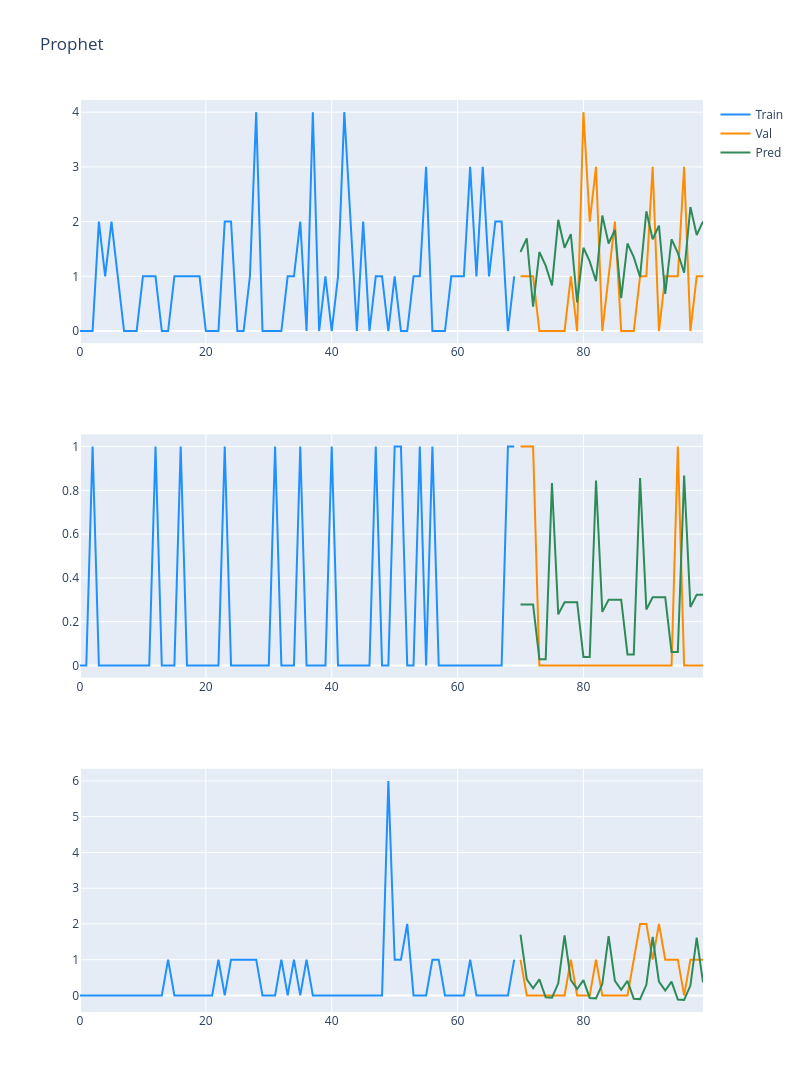

Notebook cell for this chart:
### Code cell
pred_1 = predictions[0]
pred_2 = predictions[1]
pred_3 = predictions[2]

fig = make_subplots(rows=3, cols=1)

fig.add_trace(
    go.Scatter(x=np.arange(70), mode='lines', y=train_dataset.loc[0].values, marker=dict(color="dodgerblue"),
               name="Train"),
    row=1, col=1
)

fig.add_trace(
    go.Scatter(x=np.arange(70, 100), y=val_dataset.loc[0].values, mode='lines', marker=dict(color="darkorange"),
               name="Val"),
    row=1, col=1
)
fig.add_trace(
    go.Scatter(x=np.arange(70, 100), y=pred_1, mode='lines', marker=dict(color="seagreen"),
               name="Pred"),
    row=1, col=1
)

fig.add_trace(
    go.Scatter(x=np.arange(70), mode='lines', y=train_dataset.loc[1].values, marker=dict(color="dodgerblue"), showlegend=False),
    row=2, col=1
)

fig.add_trace(
    go.Scatter(x=np.arange(70, 100), y=val_dataset.loc[1].values, mode='lines', marker=dict(color="darkorange"), showlegend=False),
    row=2, col=1
)

fig.add_trace(
    go.Scatter(x=np.arange(70, 100), y=pred_2, mode='lines', marker=dict(color="seagreen"), showlegend=False,
               name="Denoised signal"),
    row=2, col=1
)
fig.add_trace(
    go.Scatter(x=np.arange(70), mode='lines', y=train_dataset.loc[2].values, marker=dict(color="dodgerblue"), showlegend=False),
    row=3, col=1
)

fig.add_trace(
    go.Scatter(x=np.arange(70, 100), y=val_dataset.loc[2].values, mode='lines', marker=dict(color="darkorange"), showlegend=False),
    row=3, col=1
)

fig.add_trace(
    go.Scatter(x=np.arange(70, 100), y=pred_3, mode='lines', marker=dict(color="seagreen"), showlegend=False,
               name="Denoised signal"),
    row=3, col=1
)

fig.update_layout(height=1200, width=800, title_text="Prophet")
fig.show()

### Figure 1 — Plotly figure (JSON) as saved in the notebook; plotly's stock layout.template omitted (floating-point values rounded to 4 significant figures)
{"data": [{"marker": {"color": "dodgerblue"}, "mode": "lines", "name": "Train", "type": "scatter", "x": [0, 1, 2, 3, 4, 5, 6, 7, 8, 9, 10, 11, 12, 13, 14, 15, 16, 17, 18, 19, 20, 21, 22, 23, 24, 25, 26, 27, 28, 29, 30, 31, 32, 33, 34, 35, 36, 37, 38, 39, 40, 41, 42, 43, 44, 45, 46, 47, 48, 49, 50, 51, 52, 53, 54, 55, 56, 57, 58, 59, 60, 61, 62, 63, 64, 65, 66, 67, 68, 69], "xaxis": "x", "y": [0, 0, 0, 2, 1, 2, 1, 0, 0, 0, 1, 1, 1, 0, 0, 1, 1, 1, 1, 1, 0, 0, 0, 2, 2, 0, 0, 1, 4, 0, 0, 0, 0, 1, 1, 2, 0, 4, 0, 1, 0, 1, 4, 2, 0, 2, 0, 1, 1, 0, 1, 0, 0, 1, 1, 3, 0, 0, 0, 1, 1, 1, 3, 1, 3, 1, 2, 2, 0, 1], "yaxis": "y"}, {"marker": {"color": "darkorange"}, "mode": "lines", "name": "Val", "type": "scatter", "x": [70, 71, 72, 73, 74, 75, 76, 77, 78, 79, 80, 81, 82, 83, 84, 85, 86, 87, 88, 89, 90, 91, 92, 93, 94, 95, 96, 97, 98, 99], "xaxis": "x", "y": [1, 1, 1, 0, 0, 0, 0, 0, 1, 0, 4, 2, 3, 0, 1, 2, 0, 0, 0, 1, 1, 3, 0, 1, 1, 1, 3, 0, 1, 1], "yaxis": "y"}, {"marker": {"color": "seagreen"}, "mode": "lines", "name": "Pred", "type": "scatter", "x": [70, 71, 72, 73, 74, 75, 76, 77, 78, 79, 80, 81, 82, 83, 84, 85, 86, 87, 88, 89, 90, 91, 92, 93, 94, 95, 96, 97, 98, 99], "xaxis": "x", "y": [1.444, 1.694, 0.4443, 1.444, 1.194, 0.8332, 2.033, 1.522, 1.772, 0.5221, 1.522, 1.272, 0.9109, 2.111, 1.6, 1.85, 0.5998, 1.6, 1.35, 0.9886, 2.189, 1.677, 1.927, 0.6775, 1.677, 1.427, 1.066, 2.266, 1.755, 2.005], "yaxis": "y"}, {"marker": {"color": "dodgerblue"}, "mode": "lines", "showlegend": false, "type": "scatter", "x": [0, 1, 2, 3, 4, 5, 6, 7, 8, 9, 10, 11, 12, 13, 14, 15, 16, 17, 18, 19, 20, 21, 22, 23, 24, 25, 26, 27, 28, 29, 30, 31, 32, 33, 34, 35, 36, 37, 38, 39, 40, 41, 42, 43, 44, 45, 46, 47, 48, 49, 50, 51, 52, 53, 54, 55, 56, 57, 58, 59, 60, 61, 62, 63, 64, 65, 66, 67, 68, 69], "xaxis": "x2", "y": [0, 0, 1, 0, 0, 0, 0, 0, 0, 0, 0, 0, 1, 0, 0, 0, 1, 0, 0, 0, 0, 0, 0, 1, 0, 0, 0, 0, 0, 0, 0, 1, 0, 0, 0, 1, 0, 0, 0, 0, 1, 0, 0, 0, 0, 0, 0, 1, 0, 0, 1, 1, 0, 0, 1, 0, 1, 0, 0, 0, 0, 0, 0, 0, 0, 0, 0, 0, 1, 1], "yaxis": "y2"}, {"marker": {"color": "darkorange"}, "mode": "lines", "showlegend": false, "type": "scatter", "x": [70, 71, 72, 73, 74, 75, 76, 77, 78, 79, 80, 81, 82, 83, 84, 85, 86, 87, 88, 89, 90, 91, 92, 93, 94, 95, 96, 97, 98, 99], "xaxis": "x2", "y": [1, 1, 1, 0, 0, 0, 0, 0, 0, 0, 0, 0, 0, 0, 0, 0, 0, 0, 0, 0, 0, 0, 0, 0, 0, 1, 0, 0, 0, 0], "yaxis": "y2"}, {"marker": {"color": "seagreen"}, "mode": "lines", "name": "Denoised signal", "showlegend": false, "type": "scatter", "x": [70, 71, 72, 73, 74, 75, 76, 77, 78, 79, 80, 81, 82, 83, 84, 85, 86, 87, 88, 89, 90, 91, 92, 93, 94, 95, 96, 97, 98, 99], "xaxis": "x2", "y": [0.2779, 0.2779, 0.2779, 0.02782, 0.02782, 0.8337, 0.2335, 0.289, 0.289, 0.289, 0.03895, 0.03895, 0.8448, 0.2446, 0.3002, 0.3002, 0.3002, 0.05007, 0.05008, 0.8559, 0.2557, 0.3113, 0.3113, 0.3113, 0.0612, 0.0612, 0.867, 0.2668, 0.3224, 0.3224], "yaxis": "y2"}, {"marker": {"color": "dodgerblue"}, "mode": "lines", "showlegend": false, "type": "scatter", "x": [0, 1, 2, 3, 4, 5, 6, 7, 8, 9, 10, 11, 12, 13, 14, 15, 16, 17, 18, 19, 20, 21, 22, 23, 24, 25, 26, 27, 28, 29, 30, 31, 32, 33, 34, 35, 36, 37, 38, 39, 40, 41, 42, 43, 44, 45, 46, 47, 48, 49, 50, 51, 52, 53, 54, 55, 56, 57, 58, 59, 60, 61, 62, 63, 64, 65, 66, 67, 68, 69], "xaxis": "x3", "y": [0, 0, 0, 0, 0, 0, 0, 0, 0, 0, 0, 0, 0, 0, 1, 0, 0, 0, 0, 0, 0, 0, 1, 0, 1, 1, 1, 1, 1, 0, 0, 0, 1, 0, 1, 0, 1, 0, 0, 0, 0, 0, 0, 0, 0, 0, 0, 0, 0, 6, 1, 1, 2, 0, 0, 0, 1, 1, 0, 0, 0, 0, 1, 0, 0, 0, 0, 0, 0, 1], "yaxis": "y3"}, {"marker": {"color": "darkorange"}, "mode": "lines", "showlegend": false, "type": "scatter", "x": [70, 71, 72, 73, 74, 75, 76, 77, 78, 79, 80, 81, 82, 83, 84, 85, 86, 87, 88, 89, 90, 91, 92, 93, 94, 95, 96, 97, 98, 99], "xaxis": "x3", "y": [1, 0, 0, 0, 0, 0, 0, 0, 1, 0, 0, 0, 1, 0, 0, 0, 0, 0, 1, 2, 2, 1, 2, 1, 1, 1, 0, 1, 1, 1], "yaxis": "y3"}, {"marker": {"color": "seagreen"}, "mode": "lines", "name": "Denoised signal", "showlegend": false, "type": "scatter", "x": [70, 71, 72, 73, 74, 75, 76, 77, 78, 79, 80, 81, 82, 83, 84, 85, 86, 87, 88, 89, 90, 91, 92, 93, 94, 95, 96, 97, 98, 99], "xaxis": "x3", "y": [1.698, 0.4486, 0.1989, 0.449, -0.0506, -0.0613, 0.3387, 1.677, 0.4278, 0.1781, 0.4282, -0.07137, -0.08206, 0.3179, 1.656, 0.4071, 0.1574, 0.4074, -0.09213, -0.1028, 0.2972, 1.636, 0.3863, 0.1366, 0.3867, -0.1129, -0.1236, 0.2764, 1.615, 0.3656], "yaxis": "y3"}], "layout": {"height": 1200, "title": {"text": "Prophet"}, "width": 800, "xaxis": {"anchor": "y", "domain": [0, 1]}, "xaxis2": {"anchor": "y2", "domain": [0, 1]}, "xaxis3": {"anchor": "y3", "domain": [0, 1]}, "yaxis": {"anchor": "x", "domain": [0.7333, 1]}, "yaxis2": {"anchor": "x2", "domain": [0.3667, 0.6333]}, "yaxis3": {"anchor": "x3", "domain": [0, 0.2667]}}}
